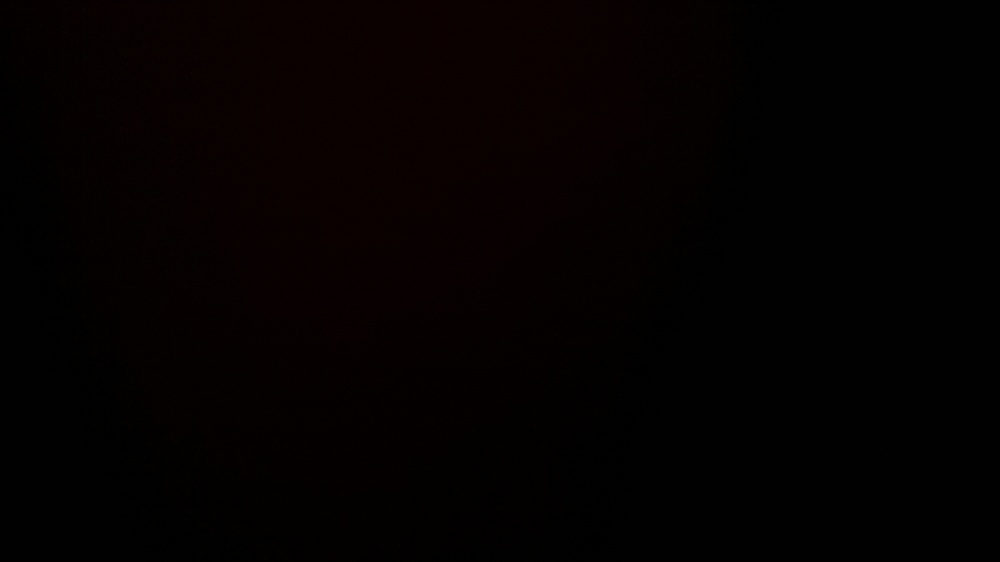
#> input picture RPi/images/20201029_145032.jpg, 1000 x 562 px, shrunk from 1600 x 900 before the run, given in place of the camera
$ python main.py
#> lines starting #> are read from the running program, lines starting #| are printed output that depends on the picture; after the words box and inside, x2 and y2 are one past the last pixel; in counts of white or black regions, pixels touching at a corner belong together
### RPi/Camera.py
import numpy as np
import cv2
import time
import os
from picamera import PiCamera
import threading

class Camera():
    def __init__(self):
        print("Load Camera")
        self.originImg = None
        self.capturedImg = None

    def startRecording(self):
        print("Start recording")
        try:
            cap = cv2.VideoCapture(0)
            # cap.set(3,640)
            # cap.set(4,480)

            ret, origin = cap.read()
#> origin is the input picture: shape (562, 1000, 3); mean B, G, R 0.467, 0.783, 4.08
            print("read")
            origin = cv2.flip(origin, -1)
            origin = cv2.cvtColor(origin, cv2.COLOR_BGR2GRAY)
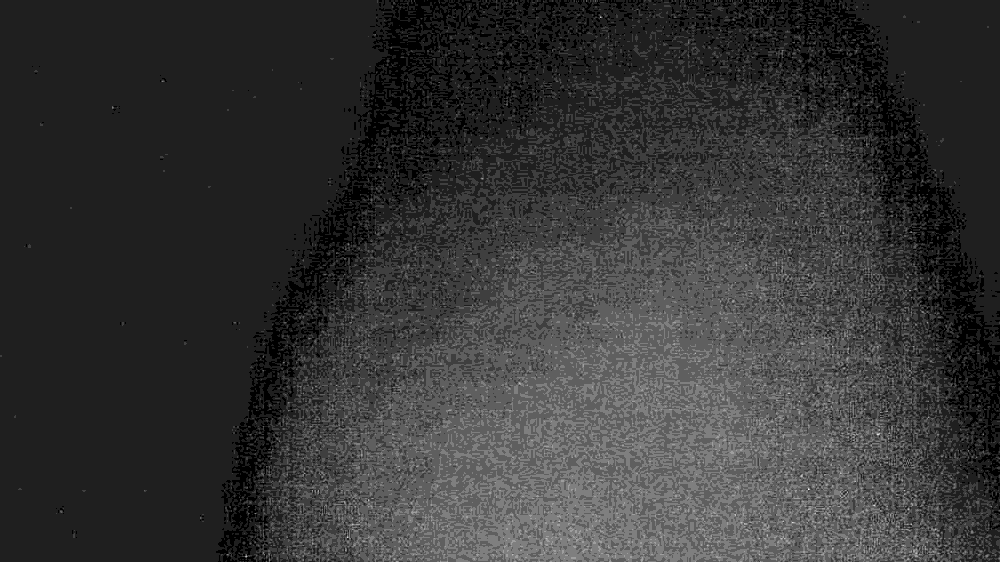
#> origin: shape (562, 1000); min 0, max 8, mean 1.7; drawn with min black and max white
            origin = cv2.GaussianBlur(origin, (11, 11), 2, 2)
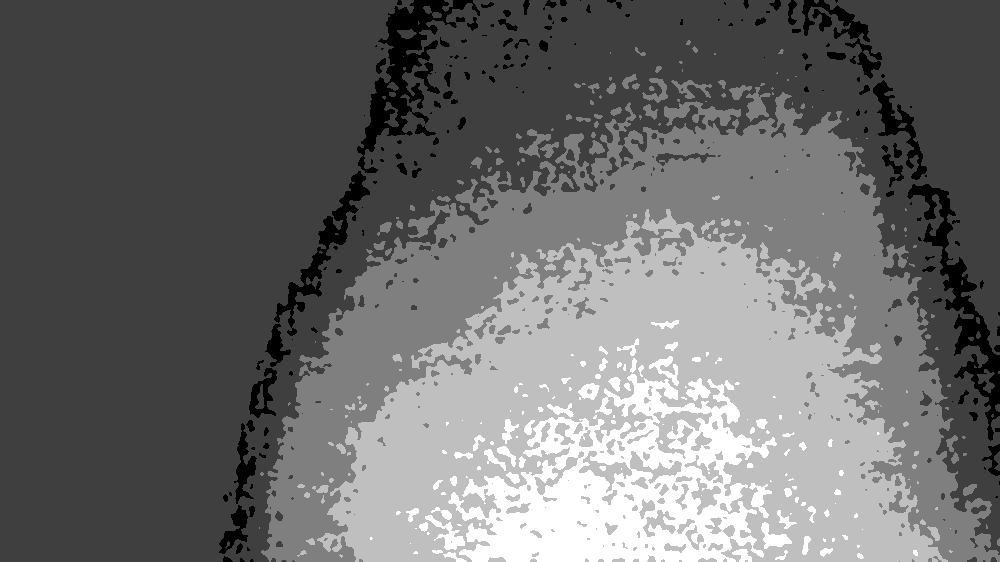
#> origin: shape (562, 1000); min 0, max 4, mean 1.71; drawn with min black and max white
            res = 0.05 * origin
            res = res.astype(np.float64)
            fgbg = cv2.createBackgroundSubtractorMOG2(history=1, varThreshold=100,
                                                      detectShadows=True)
            kernel = cv2.getStructuringElement(cv2.MORPH_ELLIPSE, (13, 13))
            print("before while")
            while(True):
                ret, frame = cap.read()
                self.originImg = frame

                fgmask = fgbg.apply(frame, None, 0.01)
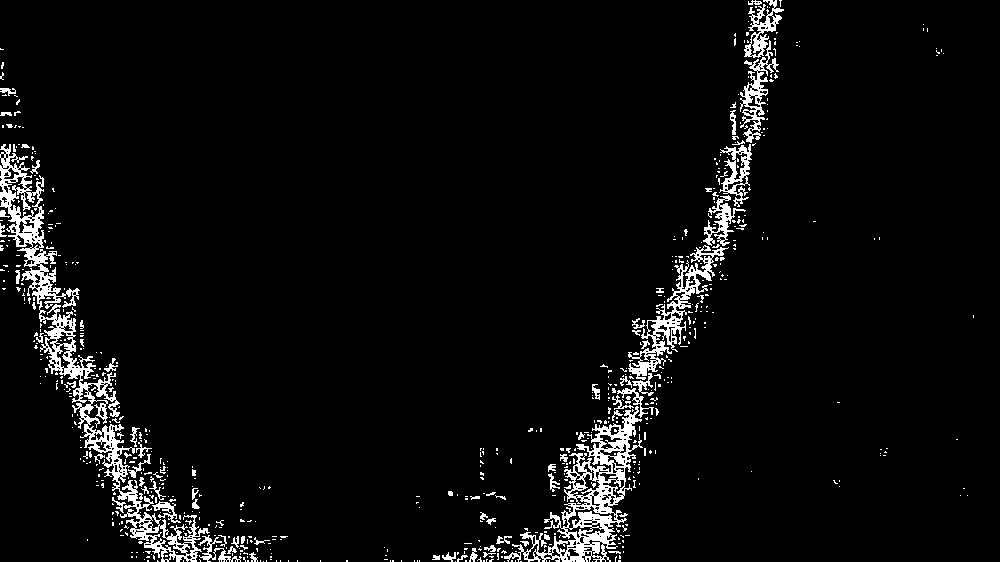
#> fgmask: shape (562, 1000); values 127 (black) and 255 (white), 4.7% white; 686 white regions (606 under 20 px), largest, box (x1, y1, x2, y2) and area: (0, 144, 210, 562) 8443, (504, 406, 643, 562) 5370, (628, 245, 729, 380) 2371
                gray = cv2.cvtColor(frame, cv2.COLOR_BGR2GRAY)
                # gray = cv2.cvtColor(frame, cv2.COLOR_BGR2RGBA)
                gray = cv2.GaussianBlur(gray, (11, 11), 2, 2)
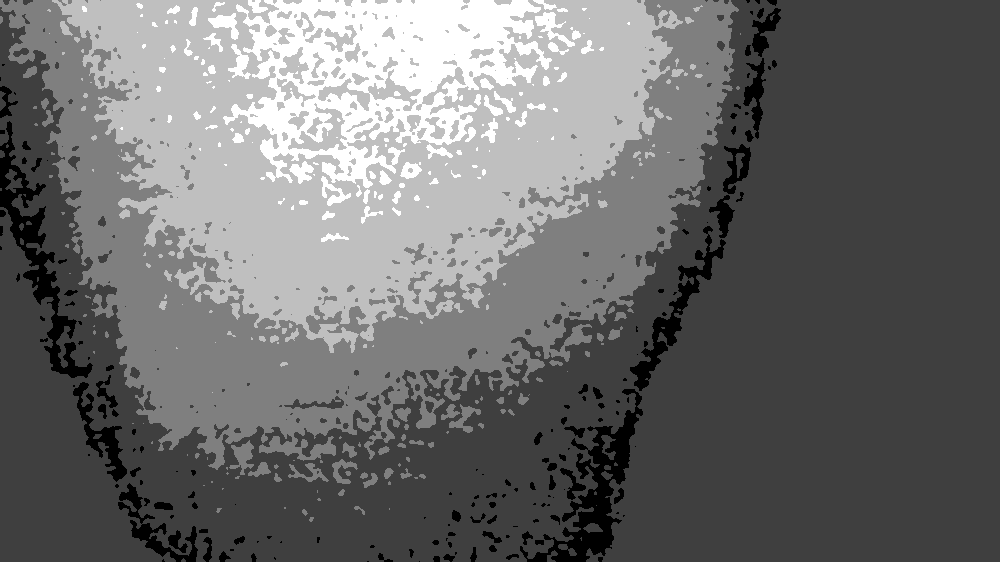
#> gray: shape (562, 1000); min 0, max 4, mean 1.71; drawn with min black and max white
                gray = gray.astype(np.float64)
                fgmask = cv2.morphologyEx(fgmask, cv2.MORPH_CLOSE, kernel)
#> fgmask: shape (562, 1000); values 127 (black) and 255 (white), 10.1% white; 48 white regions (27 under 20 px), largest, box (x1, y1, x2, y2) and area: (430, 0, 784, 562) 30005, (0, 144, 288, 562) 25336, (0, 62, 21, 128) 531
                fgmask = fgmask.astype(np.float64)
                # error occurred
                # operands could not be broadcast together with shapes (480,640,3) (480,640) (480,640,3)
                res += (40 * fgmask + gray) * 0.01
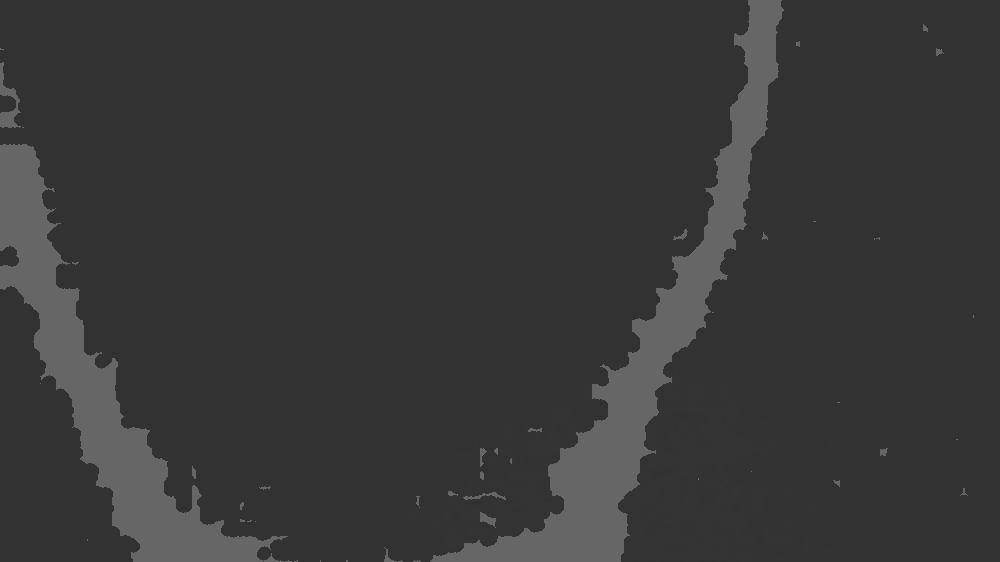
#> res: shape (562, 1000) float64; min 50.8, max 102.2, mean 56.1
                res_show = res / res.max()
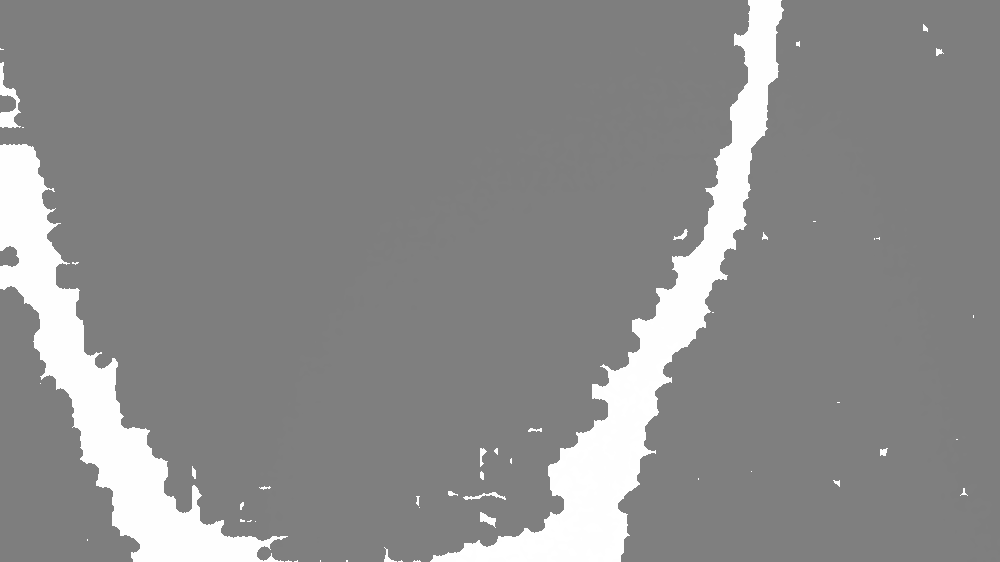
#> res_show: shape (562, 1000) float64; min 0.497, max 1, mean 0.549
                res_show = np.floor(res_show * 255)
                res_show = res_show.astype(np.uint8)
                res_show = cv2.applyColorMap(res_show, cv2.COLORMAP_JET)
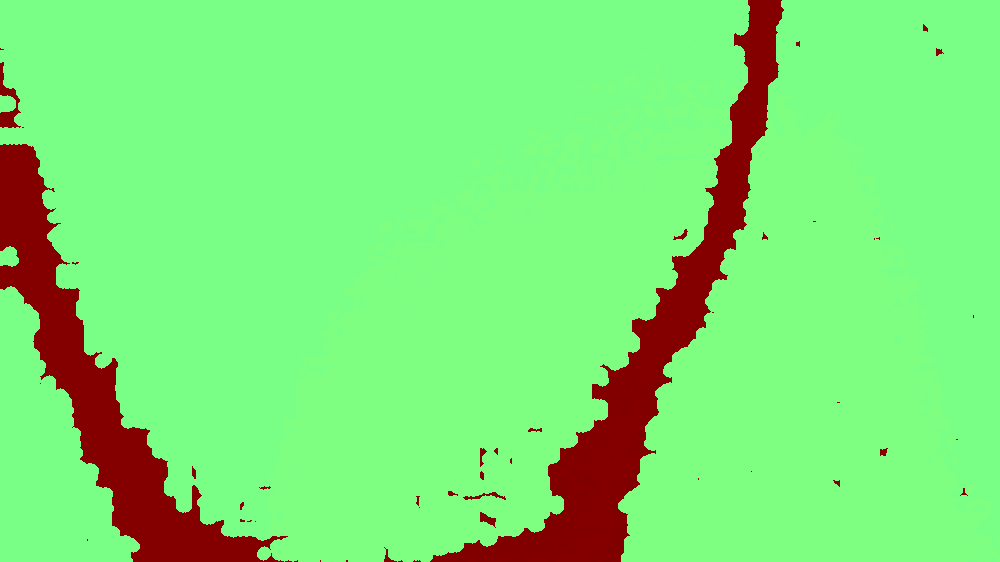
#> res_show: shape (562, 1000, 3); mean B, G, R 118.9, 229.2, 124.5

                self.capturedImg= res_show
                # cv2.imwrite('origin.jpg', frame)
                cv2.imwrite('frame.jpg', res_show)
                # cv2.imshow('hitmap', res_show)

        except Exception as e:
            print("Something Error:", e)


    # [12 lines left out: function detectPeople, not called in this run]

    def captureFrame(self):
        curTime = time.strftime('%Y%m%d_%H%M%S', time.localtime(time.time()))
        filePath = os.path.abspath("./images") + "/"+ curTime + ".jpg"
        if not self.capturedImg is None:
            files = os.listdir('.')
            index = files.index('frame.jpg')
            os.rename(files[index], filePath)
            print("name is changed to", filePath)
            return self.originImg, filePath
        return self.originImg, None

### RPi/main.py
import time
import threading
from os import path

import Camera
import Sender

def init():
    cam = Camera.Camera()
    startTimer(cam)
    cam.startRecording()

def startTimer(cam):
    print("Timer's activating")
    originImg, finalImg = cam.captureFrame()
    if not originImg is None:
        count = cam.detectPeople(originImg)
        Sender.postToServer(count, finalImg)

    threading.Timer(5, startTimer, args=(cam, )).start()


if __name__ == '__main__':
    init()
